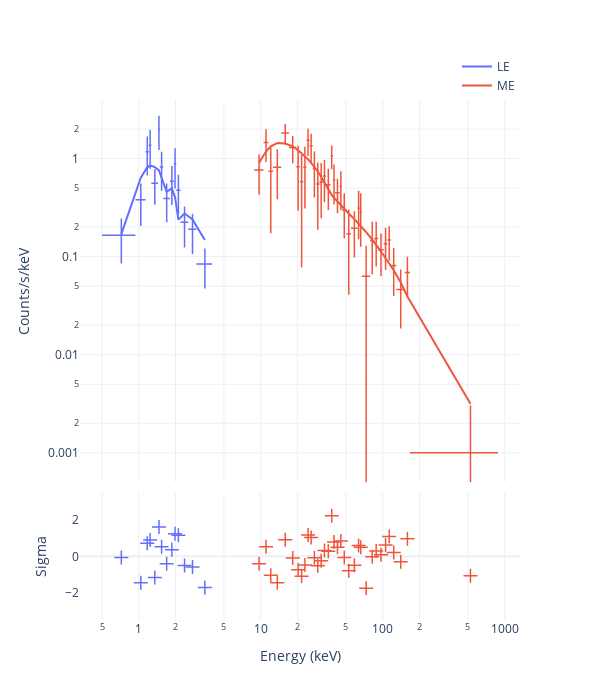

The notebook cell saved with this chart:
### Code cell
fig = Plot.infer(post, style='CE')
fig.save(f'{savepath}/ctsspec')
